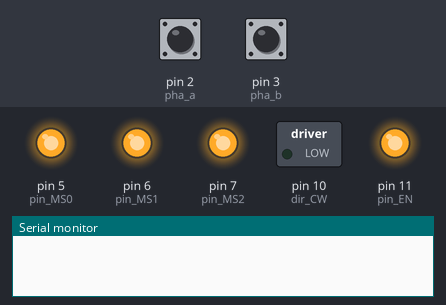
Bench run of a sketch on a simulated Arduino Uno, built with avr-gcc and run on an emulated ATmega328P. Shown: switched loads named in the sketch (green lamp = pin HIGH), output pins drawn as LEDs (lit = HIGH), the last lines printed to the serial monitor. Inputs (shaded band) come from the test bench; at power-on: pin 2 (pha_a) HIGH, pin 3 (pha_b) HIGH. Pins used as bus, display or sensor lines are not drawn.

Above: at 1.2 s.
1.3 s: pin 2 (pha_a) pulled LOW for 0.15 s
At 1.37 s:
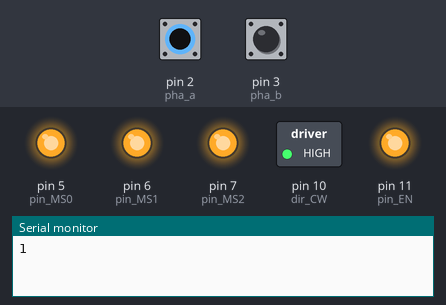
2.9 s: pin 2 (pha_a) pulled LOW for 3.2 s
At 7.2 s:
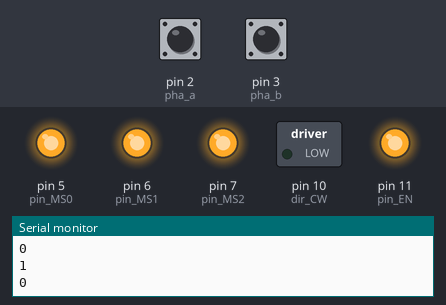
7.6 s: pin 3 (pha_b) pulled LOW for 0.15 s
At 9.0 s:
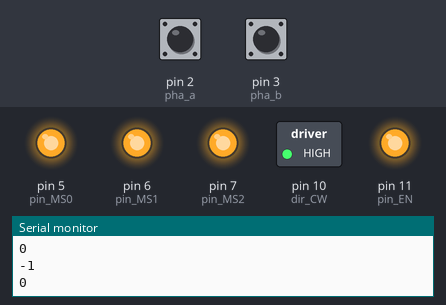
Timing chart, 0 to 10.6 s (numbered marks = the images above; inputs shaded):
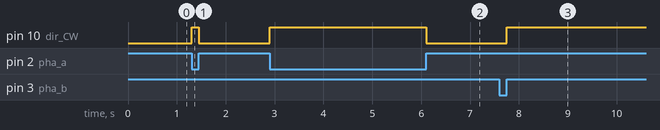

The sketch:

Step_Control_EPSON_ENCODER.ino
```cpp
//엡손 엔코더 연동 스텝모터 제어
#define pha_a 2  // pin 2 on UNO is connected to phase a encoder
#define pha_b 3   // pin 3 on UNO is connected to phase b encoder
#define step_CLK 9 // pin 9 on UNO is connected to the CLK pin of TB6560
#define dir_CW 10   // pin 10 on UNO is connected to the CLK pin of TB6560
#define pin_EN 11       // pin 11 on UNO is connected to the CLK pin of TB6560
#define pin_MS0 5     // pin 5 on UNO is connected to the Micro Step 0 of TB6560
#define pin_MS1 6     // pin 6 on UNO is connected to the Micro Step 1 of TB6560
#define pin_MS2 7     // pin 7 on UNO is connected to the Micro Step 2 of TB6560

static boolean rotating=false;
volatile long motor_position,encoder;
boolean A_set = false;
boolean B_set = false;

void setup() {
      pinMode(step_CLK,OUTPUT);
      pinMode(dir_CW, OUTPUT);
      pinMode(pin_EN, OUTPUT);
      pinMode(pin_MS0, OUTPUT);
      pinMode(pin_MS1, OUTPUT);
      pinMode(pin_MS2, OUTPUT);
      digitalWrite(pin_EN, HIGH);
      delay(1);
      digitalWrite(pin_MS0, HIGH);
      digitalWrite(pin_MS1, HIGH);
      digitalWrite(pin_MS2, HIGH);

      pinMode(pha_a,INPUT);
      pinMode(pha_b,INPUT);

      digitalWrite(pha_a, HIGH);
      digitalWrite(pha_b, HIGH);
      // encoder pin on interrupt 0 (pin 2)
      attachInterrupt (0, encoderPinChangeA, CHANGE);
      // encoder pin on interrupt 1 (pin 3)
      attachInterrupt(1, encoderPinChangeB, CHANGE);
      encoder = 0;
         Serial.begin (115200);
}
  void encoderPinChangeA()
{
      if (digitalRead(pha_a)== digitalRead (pha_b))
      {
        encoder--;
      }
        else
      {
        encoder++;
      }
}

void encoderPinChangeB()
{
      if (digitalRead(pha_a)!= digitalRead (pha_b))
      {
        encoder--;
      }
      else
      {
        encoder++;
      }
}

void loop ()   {

      // run when detecting notion

      if ( rotating ) delayMicroseconds (200);
      if (encoder >0)
      {
      digitalWrite(pin_EN, LOW);
      digitalWrite(dir_CW, HIGH);
      digitalWrite(step_CLK,HIGH);
      delayMicroseconds(2000);
      digitalWrite(step_CLK,LOW);
      delayMicroseconds(2000);
      //_delay_us(2000);
      motor_position++;
      Serial.println (motor_position);
      encoder =0;
      digitalWrite(pin_EN, HIGH);
      }
      else if (encoder <0)
      {
       digitalWrite(pin_EN, LOW);
       digitalWrite(dir_CW, LOW);
       digitalWrite(step_CLK,HIGH);
       delayMicroseconds(2000);
       digitalWrite(step_CLK,LOW);
       delayMicroseconds(2000);
       //_delay_us(2000);
        motor_position--;
        Serial.println (motor_position);
       encoder =0;
       digitalWrite(pin_EN, HIGH);
   }
}
```

Measured:
- after the input at 1.3 s, pin 10 (dir_CW): LOW → HIGH at once, → LOW 0.15 s later
- after the input at 2.9 s, pin 10 (dir_CW): LOW → HIGH at once, → LOW 3.2 s later
- after the input at 7.6 s, pin 10 (dir_CW): LOW → HIGH after 0.15 s
